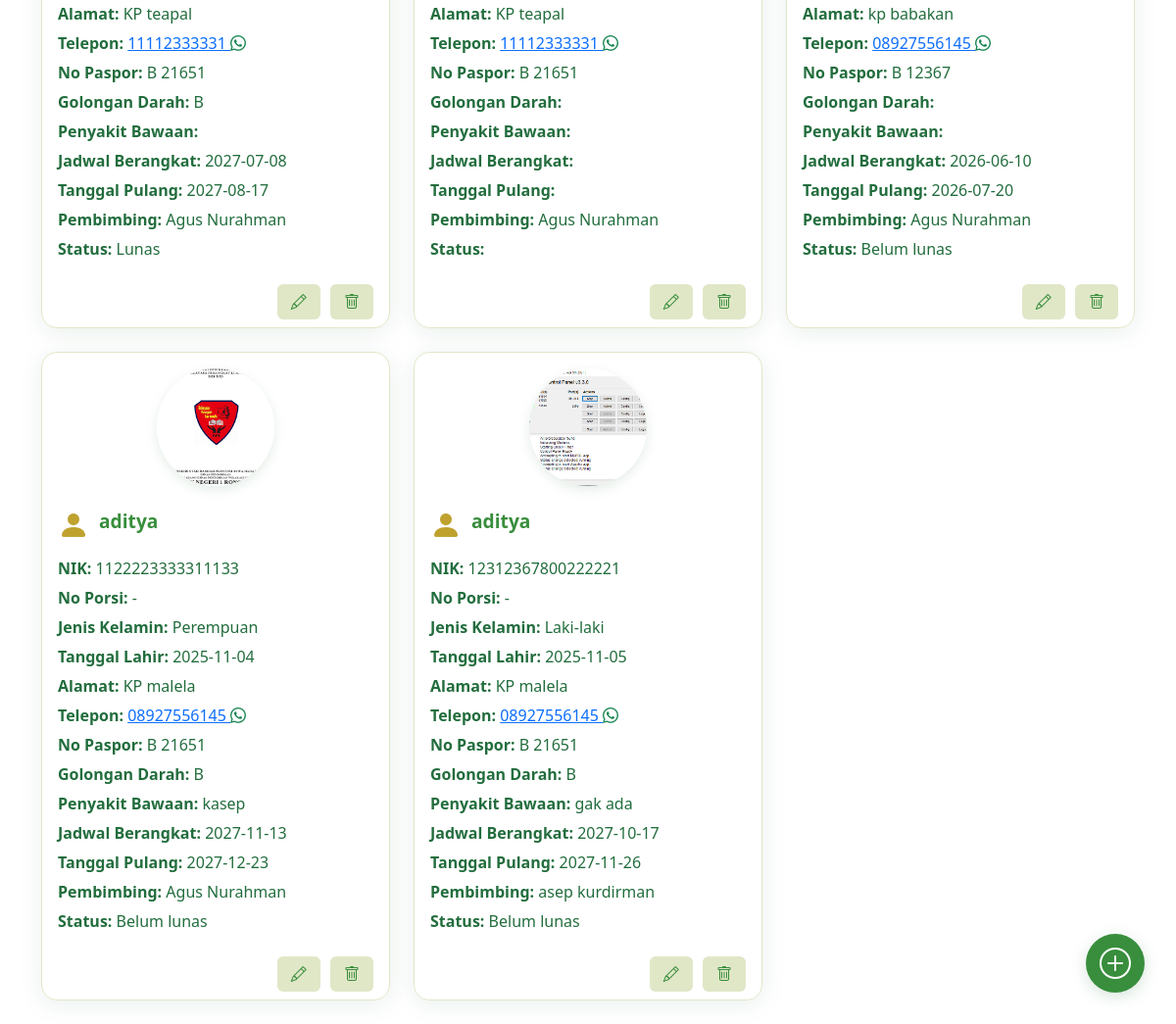
The app's page /contern/jamaahHaji/jamaah2027.php (signed in, lower part), older data.
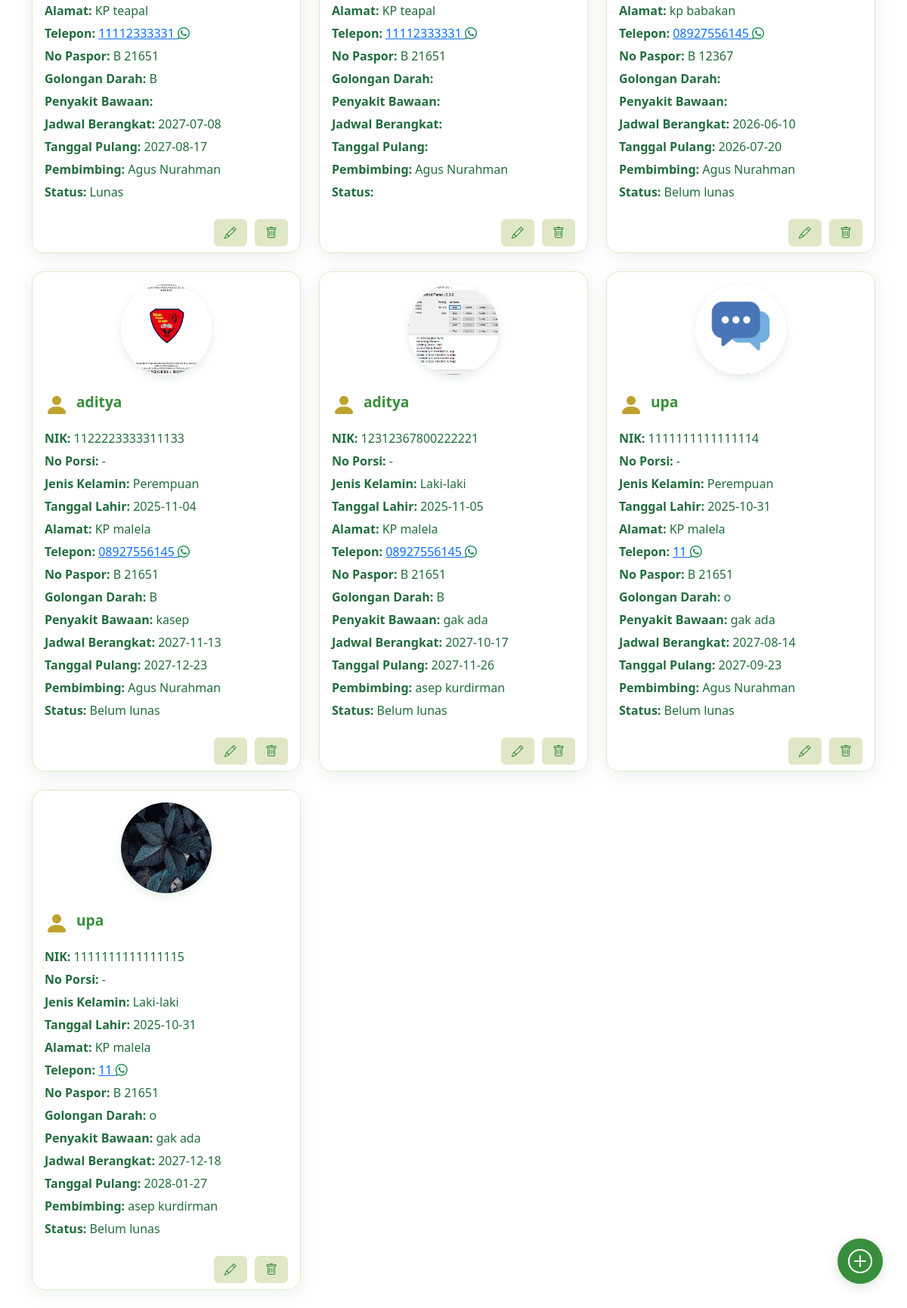
The same page, newer data.
### tables this page shows
CREATE TABLE `jamaah_2027` (
  `id` int NOT NULL,
  `foto` varchar(100) NOT NULL,
  `nik` varchar(20) NOT NULL,
  `no_porsi` varchar(30) NOT NULL,
  `nama_lengkap` varchar(100) NOT NULL,
  `jenis_kelamin` varchar(20) DEFAULT NULL,
  `tanggal_lahir` date NOT NULL,
  `alamat` varchar(200) DEFAULT NULL,
  `telepon` varchar(30) DEFAULT NULL,
  `no_paspor` varchar(20) DEFAULT NULL,
  `golongan_darah` varchar(5) DEFAULT NULL,
  `penyakit_bawaan` varchar(100) DEFAULT NULL,
  `jadwal_berangkat` date DEFAULT NULL,
  `status` varchar(250) NOT NULL,
  `data_pulang` date DEFAULT NULL,
  `id_pembimbing` int DEFAULT NULL
);

CREATE TABLE `pembimbing_haji` (
  `id` int NOT NULL,
  `nama_lengkap` varchar(100) NOT NULL,
  `nik` varchar(30) NOT NULL,
  `telepon` varchar(30) DEFAULT NULL,
  `alamat` varchar(255) DEFAULT NULL,
  `email` varchar(100) DEFAULT NULL,
  `foto` varchar(255) DEFAULT NULL,
  `keterangan` text
);

### contern/jamaahHaji/jamaah2027.php (the view, shortened to what this page needs)
<!DOCTYPE html>
<html lang="id">
<head>
    <link rel="stylesheet" href="https://cdn.jsdelivr.net/npm/bootstrap@5.3.7/dist/css/bootstrap.min.css" />
    <link rel="stylesheet" href="https://cdn.jsdelivr.net/npm/bootstrap-icons@1.13.1/font/bootstrap-icons.min.css" />
    <link rel="stylesheet" href="../css/jamaah.css" />
</head>
<body>
    <div class="container">
        <a href="tambahjamaah2027.php" class="floating-add-btn" title="Tambah Data Jamaah">
            <i class="bi bi-plus-circle"></i>
        </a>
        <div class="row">
            <?php
            include '../../backend/query/read.php';
            $filter = '';
            $sql = "SELECT j.*, p.nama_lengkap AS nama_pembimbing FROM jamaah_2027 j LEFT JOIN pembimbing_haji p ON j.id_pembimbing = p.id" . $filter;
            $tampil = $conn->query($sql);
            while ($data = mysqli_fetch_assoc($tampil)) {
            ?>
                <div class="col-md-6 col-lg-4">
                    <div class="card card-jamaah">
                        <div class="card-body text-start">
                            <div class="text-center mb-3">
                                <img src="../../uploads/<?php echo $data['foto']; ?>" alt="Foto Jamaah" class="foto-jamaah">
                            </div>
                            <div class="d-flex align-items-center mb-2">
                                <span class="card-icon"><i class="bi bi-person-fill"></i></span>
                                <span class="card-title"><?php echo $data['nama_lengkap']; ?></span>
                            </div>
                            <div class="card-text"><strong>NIK:</strong> <?php echo $data['nik']; ?></div>
                            <div class="card-text"><strong>No Porsi:</strong> <?php echo $data['no_porsi']; ?></div>
                            <div class="card-text"><strong>Jenis Kelamin:</strong> <?php echo $data['jenis_kelamin']; ?></div>
                            <div class="card-text"><strong>Tanggal Lahir:</strong> <?php echo $data['tanggal_lahir']; ?></div>
                            <div class="card-text"><strong>Alamat:</strong> <?php echo $data['alamat']; ?></div>
                            <div class="card-text"><strong>Telepon:</strong> <a href="javascript:void(0)" onclick="sendWhatsAppWithPDF('<?php echo preg_replace('/[^0-9]/', '', $data['telepon']); ?>', '<?php echo addslashes($data['nama_lengkap']); ?>', '<?php echo $data['id']; ?>', '2027')" title="Kirim PDF via WhatsApp"><?php echo $data['telepon']; ?> <i class="bi bi-whatsapp text-success"></i></a></div>
                            <div class="card-text"><strong>No Paspor:</strong> <?php echo $data['no_paspor']; ?></div>
                            <div class="card-text"><strong>Golongan Darah:</strong> <?php echo $data['golongan_darah']; ?></div>
                            <div class="card-text"><strong>Penyakit Bawaan:</strong> <?php echo $data['penyakit_bawaan']; ?></div>
                            <div class="card-text"><strong>Jadwal Berangkat:</strong> <?php echo $data['jadwal_berangkat']; ?></div>
                            <div class="card-text"><strong>Tanggal Pulang:</strong> <?php echo $data['data_pulang']; ?></div>
                            <div class="card-text"><strong>Pembimbing:</strong> <?php echo isset($data['nama_pembimbing']) && $data['nama_pembimbing'] ? htmlspecialchars($data['nama_pembimbing']) : '-'; ?></div>
                            <div class="card-text"><strong>Status:</strong> <?php echo $data['status']; ?></div>
                        </div>
                        <div class="card-footer">
                            <a href='editJamaah2027.php?id=<?php echo $data['id']; ?>' class="edit-btn"><i class="bi bi-pencil"></i></a>
                            <a href='../../backend/query/hapus2027.php?id=<?php echo $data['id']; ?>' class="hapus-btn"
                                onclick="return confirm('Yakin ingin menghapus data ini?')" title="Hapus">
                                <i class="bi bi-trash"></i>
                            </a>
                        </div>
                    </div>
                </div>
            <?php
            }
            ?>
        </div>
    </div>
</body>
</html>

### contern/css/jamaah.css (style rules this page uses)
body { background: url('https://images.pexels.com/photos/2291789/pexels-photo-2291789.jpeg') no-repeat center center fixed; background-size: cover; font-family: 'Segoe UI', sans-serif; color: #226d3d; }
.floating-add-btn { position: fixed; bottom: 32px; right: 32px; z-index: 100; background-color: #388e3c; color: #fff; border-radius: 50%; width: 60px; height: 60px; display: flex; align-items: center; justify-content: center; box-shadow: 0 4px 16px rgba(34, 109, 61, 0.18); font-size: 2rem; border: none; transition: background 0.2s; }
.card-jamaah { border-radius: 16px; box-shadow: 0 4px 24px rgba(34, 109, 61, 0.10); margin-bottom: 24px; background: rgba(255, 255, 255, 0.85); border: 1px solid #e0e7c7; }
.card-title { color: #388e3c; font-weight: bold; font-size: 1.2rem; }
.card-icon { font-size: 2rem; color: #bfa22e; margin-right: 10px; }
.card-text { color: #226d3d; font-size: 1rem; margin-bottom: 6px; }
.card-footer { background: none; border-top: none; text-align: right; }
.edit-btn, .hapus-btn { background-color: #e0e7c7; color: #388e3c; border: none; border-radius: 6px; padding: 6px 14px; margin-left: 6px; font-weight: 500; transition: 0.2s; text-decoration: none; display: inline-block; }
.foto-jamaah { width: 120px; height: 120px; border-radius: 50%; object-fit: cover; box-shadow: 0 4px 12px rgba(34, 109, 61, 0.12); margin-bottom: 16px; display: block; margin-left: auto; margin-right: auto; }

Row changes from the older to the newer data that the page shows:
added jamaah_2027: foto (picture), nama_lengkap "upa", nik "1111111111111114", no_porsi "-", jenis_kelamin "Perempuan", tanggal_lahir "2025-10-31", alamat "KP malela", telepon "11", no_paspor "B 21651", golongan_darah "o", penyakit_bawaan "gak ada", jadwal_berangkat "2027-08-14", data_pulang "2027-09-23", pembimbing_haji.nama_lengkap "Agus Nurahman", status "Belum lunas"
added jamaah_2027: foto (picture), nama_lengkap "upa", nik "1111111111111115", no_porsi "-", jenis_kelamin "Laki-laki", tanggal_lahir "2025-10-31", alamat "KP malela", telepon "11", no_paspor "B 21651", golongan_darah "o", penyakit_bawaan "gak ada", jadwal_berangkat "2027-12-18", data_pulang "2028-01-27", pembimbing_haji.nama_lengkap "asep kurdirman", status "Belum lunas"
